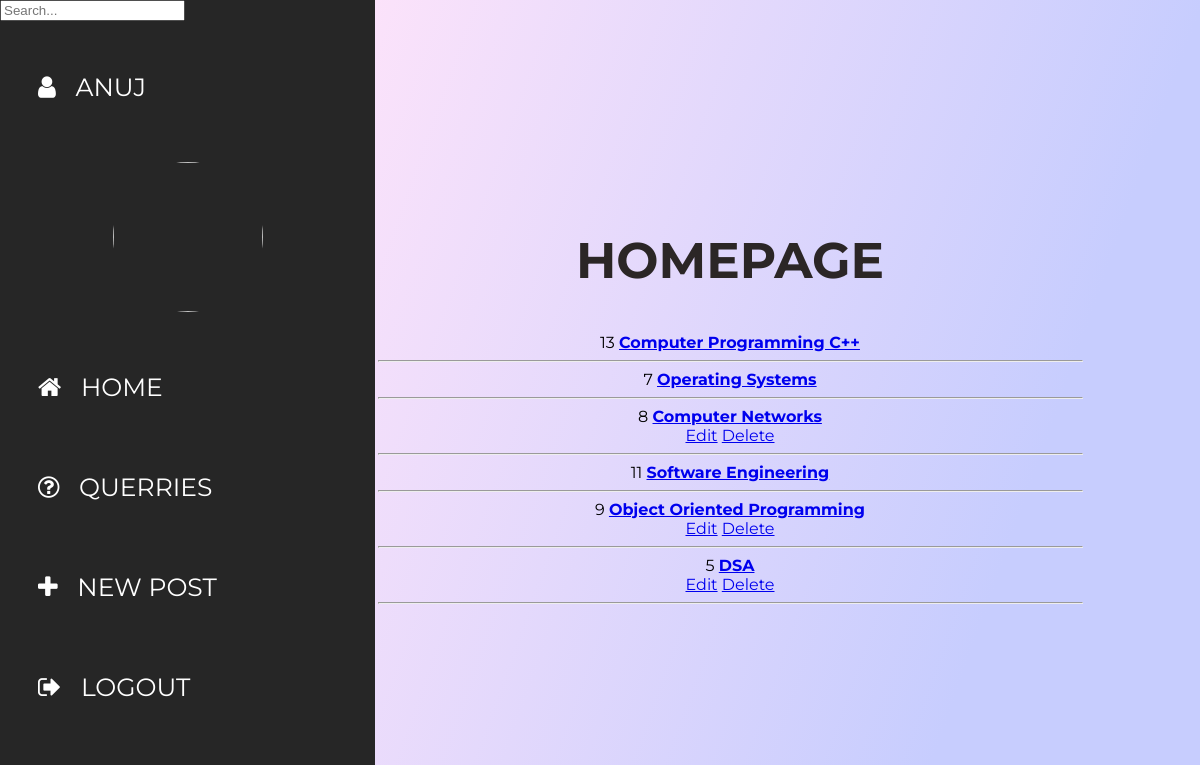
Page / (signed in) on the earlier database version.
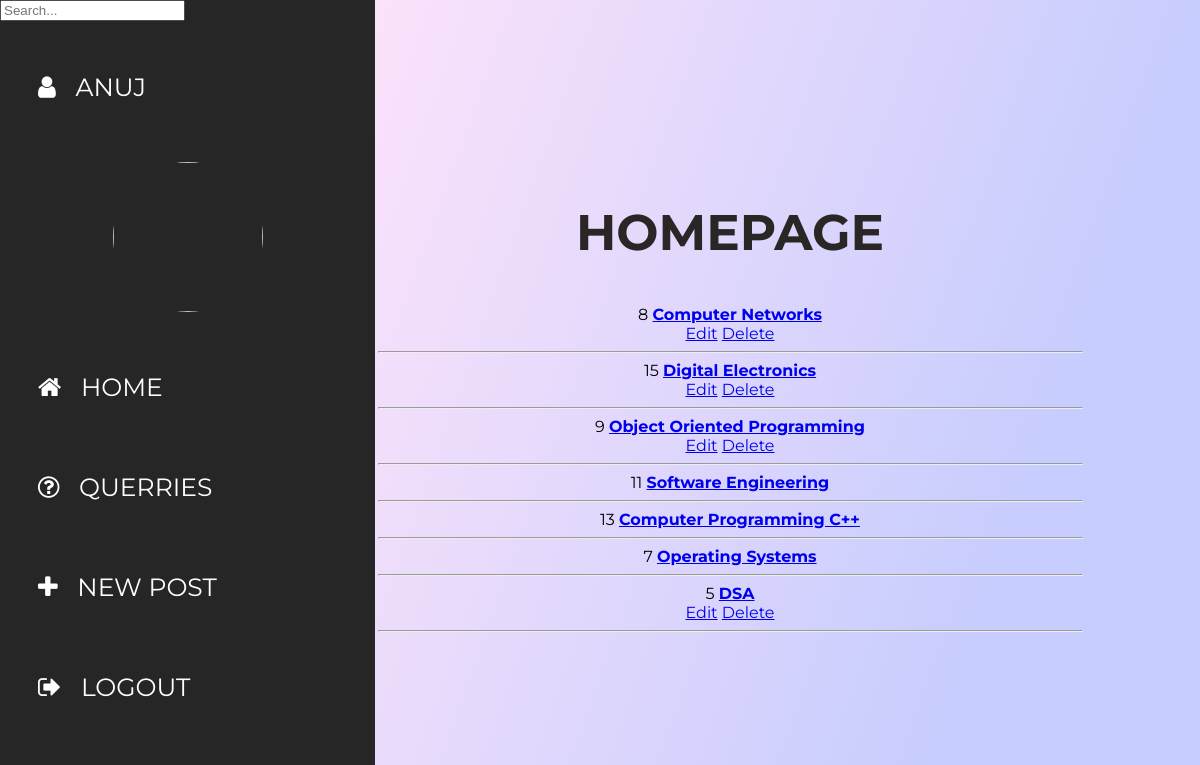
Same page on the later database version.
### home/models.py (models this page shows, shortened)
class Post(models.Model):
    author = models.ForeignKey(User, on_delete=models.CASCADE, null=True)
    title = models.CharField(max_length=200)
    description = models.TextField(null=True, blank=True)
    image = models.ImageField(null=True, blank=True, upload_to='images/')
    created = models.DateTimeField(auto_now_add=True)
    updated = models.DateTimeField(auto_now=True)
    class Meta:
        ordering = ['-updated', '-created']

### home/views.py (the view)
# urls.py: 2. Add a URL to urlpatterns:  path('', views.home, name='home')
@login_required(login_url='login')
def home(request):
    q = request.GET.get('q') if request.GET.get('q') != None else ''
    posts = Post.objects.filter(Q(title__icontains=q) | Q(description__icontains=q))
    return render(request, 'home/home.html', {'posts' : posts})

### home/templates/home/home.html (shortened to what this page needs)
{% extends 'index.html' %}
{% block content %}
<head>
</head>
<div class="wrapper">
    <div class="section">
        <div class="box-area">
            <h2 style="color: #2b2626">Homepage</h2>
            {% for post in posts %}
            {{ post.id }} <b><a href="/post/{{ post.id }}"> {{ post.title }} </a></b><br>
            {% if request.user == post.author %}
            <a href="/update-post/{{ post.id }}">Edit</a>
            <a href="/delete-post/{{ post.id }}">Delete</a> <br>
            {% endif %}
            <hr>
            {% endfor %}
        </div>
    </div>
</div>
{% endblock content %}

Differences in the rows shown:
changed Post "Computer Networks": moves up the list
added Post: id "15", title "Digital Electronics"
changed Post "Object Oriented Programming": moves up the list
changed Post "Software Engineering": moves up the list
